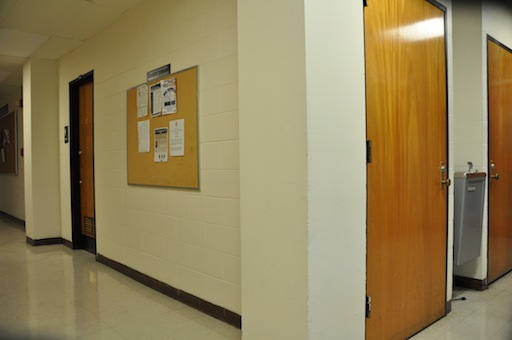
#> input picture DanaHallWay1/DSC_0281.JPG, 512 x 340 px; its folder holds 3 pictures in this run
$ python final.py   (older library calls are emulated)
#> lines starting #> are read from the running program, lines starting #| are printed output that depends on the picture; after the words box and inside, x2 and y2 are one past the last pixel; in counts of white or black regions, pixels touching at a corner belong together
import cv2
import argparse
import numpy as np
import os
from random import choices

def load_images(DIR):
    fn = [os.path.join(DIR, f) for f in sorted(os.listdir(DIR)) if f.endswith(".JPG")]
    return np.array([cv2.imread(f) for f in fn]), np.array(
        [cv2.imread(f, 0) for f in fn]
    )

def nonmax_suppression(img, window_size=5):
    """
    Apply non-maximum suppression to an image
    ## Returns:
        img_copy: a copy of the image with non-maximum suppression applied
    """
    img_copy = img.copy()
    img_min = img.min()

    p = window_size // 2
    for r, c in np.ndindex(img_copy.shape):
        # get window around specific pixel
        c_lower = max(0, c - p)
        c_upper = min(img_copy.shape[1], c + p)
        r_lower = max(0, r - p)
        r_upper = min(img_copy.shape[0], r + p)

        # set pixel to img_min so it is not included in max calculation
        temp = img_copy[r, c]
        img_copy[r, c] = img_min

        # if pixel is the max in the window, keep it, otherwise keep it img_min
        if temp > img_copy[r_lower:r_upper, c_lower:c_upper].max():
            img_copy[r, c] = temp

    return img_copy


def harris_corner_detector(image, gray, window_size=5, k=0.04, num_corners=500, slice_size=7):
    """
    Detect Harris corners in an image, returning their locations and neighborhoods
    ## Returns:
        corners: (num_corners, 2) array of (x, y) coordinates of the corners
        neighborhood: (num_corners, neighborhood_size, neighborhood_size) array of the neighborhoods around the corners
    """
    # Compute the gradients
    Ix = cv2.Sobel(gray, cv2.CV_64F, dx=1, dy=0, ksize=window_size)
    Iy = cv2.Sobel(gray, cv2.CV_64F, dx=0, dy=1, ksize=window_size)

    # Compute the products of the gradients
    Ix2 = Ix * Ix
    Iy2 = Iy * Iy
    Ixy = Ix * Iy

    # Compute the sums of the products of the gradients
    S2x = cv2.GaussianBlur(Ix2, (window_size, window_size), 0)
    S2y = cv2.GaussianBlur(Iy2, (window_size, window_size), 0)
    Sxy = cv2.GaussianBlur(Ixy, (window_size, window_size), 0)

    # Harris Corner Response
    R = np.empty(shape=S2x.shape, dtype=np.float32)
    p = slice_size // 2
    for i, j in np.ndindex(S2x.shape):
        # set edges to zero as we cannot give them features easily
        if i < p or i >= (R.shape[0] - p) or j < p or j >= (R.shape[1] - p):
            R[i, j] = 0
            continue
        # calculate R value
        C = np.array([[S2x[i, j], Sxy[i, j]], [Sxy[i, j], S2y[i, j]]])
        R[i, j] = np.linalg.det(C) - k * (np.trace(C) ** 2)

    # Calculate Non-maximum suppression
    Rs = nonmax_suppression(R)

    # Return the top num_corners corners by sorting and returning the indices
    corners = np.unravel_index(np.argsort(Rs, axis=None)[-num_corners:], R.shape)
    corners = np.stack((corners[1], corners[0]), axis=1)

    # Get the neighborhoods of the corners
    neighborhoods = np.empty((num_corners, slice_size, slice_size, image.shape[2]))
    for i, (x, y) in enumerate(corners):
        neighborhoods[i] = image[y - p:y + p + 1, x - p:x + p + 1]

    return corners, neighborhoods


def ncc(corners1, corners2, slices1, slices2, max_correspondences_per_feature=5):
    """
    Find correspondences between the two images, returned as a dictionary mapping the corners
    from image1 to the corners in image2

    ## Returns:
        correspondences: dictionary mapping (x1, y1) to (x2, y2)
    """
    correspondences = {}

    # Calculate mean for normalization
    f_bar = slices1.mean(axis=0, keepdims=True)
    g_bar = slices2.mean(axis=0, keepdims=True)
    # Calculate standard deviation for normalization
    f_std = np.linalg.norm(slices1, axis=0)
    g_std = np.linalg.norm(slices2, axis=0)

    found_features = {}
    for corner1, f in zip(corners1, slices1):
        best_ncc = -2
        best_corner = None

        f_hat = (f - f_bar) / f_std

        for corner2, g in zip(corners2, slices2):
            g_hat = (g - g_bar) / g_std
            Nfg = np.sum(f_hat * g_hat)

            if Nfg > best_ncc:
                best_corner = corner2
                best_ncc = Nfg

        if best_ncc < 0:
            continue

        count = found_features.get(tuple(best_corner), 0)
        if count < max_correspondences_per_feature:
            found_features[tuple(best_corner)] = count + 1
            correspondences[tuple(corner1)] = best_corner

    return correspondences


def ransac(correspondences):
    """
    Estimate the homography between the two images using the given correspondences
    ## Returns:
        homography: 3x3 homography matrix
    """
    # Implement RANSAC for homography estimation
    k = 1000 # Iterations
    N = 4 # Number of samples required
    H = None

    max_inliers = -1
    num_inliers = 0

    inliers = {}
    set_inliers = {}

    dist_threshold = 1

    for _ in range(k):
        set_inliers = {}
        num_inliers = 0

        # Sample 4 points from the correspondences
        points1 = choices(list(correspondences.keys()), k=4)
        points2 = [tuple(correspondences.get(p)) for p in points1]

        # Calculate homography
        h, status = cv2.findHomography(np.asarray(points1), np.asarray(points2))

        # Calculate inliers
        for c1, c2 in correspondences.items():
            # Get the points
            pt1 = np.array([c1[0], c1[1], 1])
            pt2 = np.array([c2[0], c2[1], 1])

            # Compute the homography transformation
            pt2_hat = np.matmul(h, pt1.T)
            # Normalize
            pt2_hat /= pt2_hat[2]
            # Calculate distance to expected point
            dist = np.linalg.norm(pt2 - pt2_hat)

            # Check if outlier
            if dist > dist_threshold:
                continue

            # Store inlier
            num_inliers += 1
            set_inliers[c1] = c2

        # Check if the homography is better than the previous one
        if num_inliers > max_inliers:
            max_inliers = num_inliers
            inliers = set_inliers
            H = h

    # Return homography and inliers
    return H, inliers


def warp_image(img1, img2, homography):
    """
    Warp one image onto the other one, blending overlapping pixels together to create
    a single image that shows the union of all pixels from both input images
    ## Returns:
        output: the blended image
    """

    left_img = img1.copy()
    right_img = img2.copy()
    # Check if img2 is to the left of img1
    if homography[0, 2] > 0:
        # Swap the images
        left_img, right_img = right_img, left_img
    else:
        homography = np.linalg.inv(homography)

    result = cv2.warpPerspective(right_img, homography,
                                   (left_img.shape[1] + right_img.shape[1], left_img.shape[0]))

    result[0:left_img.shape[0], 0:left_img.shape[1]] = left_img
    return result


##########################
# Display helper functions
##########################


def display_harris_corners(img1, corners1, img2=None, corners2=None):
    """
    Display the Harris corners on top of the image
    """
    img1_copy = img1.copy()
    for corner in corners1:
        cv2.circle(img1_copy, corner, 2, (0, 0, 255), -1)
    if img2 is not None:
        img2_copy = img2.copy()
        for corner in corners2:
            cv2.circle(img2_copy, corner, 2, (0, 0, 255), -1)
        cv2.imshow("harris corners", np.concatenate((img1_copy, img2_copy), axis=1))
        cv2.imwrite("output_harris_corners.jpg", np.concatenate((img1_copy, img2_copy), axis=1))
    else:
        cv2.imshow("harris corners", img1_copy)
        cv2.imwrite("output_harris_corners.jpg", img1_copy)


def display_correspondences(img1, img2, correspondences, inliers=None):
    """
    Display the correspondences between the two images one on top of the other with lines
    """

    images = np.concatenate((img1, img2), axis=1)
    for (c1r, c1c), (c2r, c2c) in correspondences.items():
        cv2.circle(images, (c1r, c1c), 2, (255, 0, 0), -1)
        cv2.circle(images, (c2r+img1.shape[1], c2c), 2, (255, 0, 0), -1)
        cv2.line(images, (c1r, c1c), (c2r+img1.shape[1], c2c), thickness=1, color=(0, 0, 255))
    if inliers is not None:
        for (c1r, c1c), (c2r, c2c) in inliers.items():
            cv2.line(images, (c1r, c1c), (c2r+img1.shape[1], c2c), thickness=1, color=(0, 255, 0))
    cv2.imshow("correspondences", images)
    cv2.imwrite("output_correspondences.jpg", images)


def main():
    # Read in Images
    DIR = "DanaHallWay1"  # --> k=0.0025
    # DIR = "DanaOffice" #--> k=0.01 (?)
    col, gray = load_images(DIR)
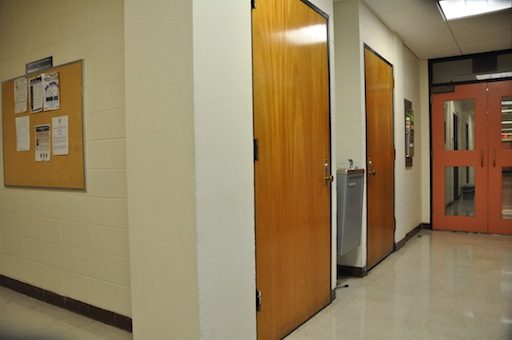
#> input picture DanaHallWay1/DSC_0282.JPG, 512 x 340 px
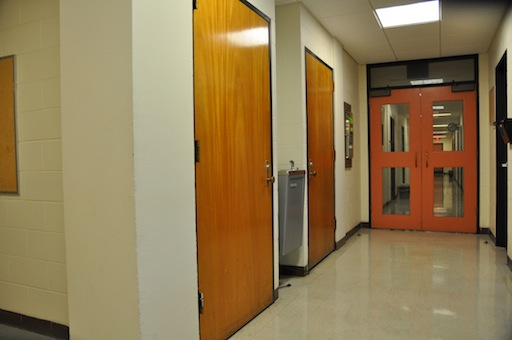
#> input picture DanaHallWay1/DSC_0283.JPG, 512 x 340 px

    image1, image2 = col[0], col[1]
#> image1 is the input picture: shape (340, 512, 3); mean B, G, R 91.1, 131.7, 148
#> image2 is the input picture: shape (340, 512, 3); mean B, G, R 92.9, 127.6, 147.4
    gray1, gray2 = gray[0], gray[1]

    cv2.imshow("input images", np.concatenate((image1, image2), axis=1))

    # Harris corner detection
    window_size = 5
    corners1, slices1 = harris_corner_detector(image1, gray1, window_size, slice_size=19)
#> in nonmax_suppression, `img_min = img.min()`: img_min = -9.13e+13
#> in harris_corner_detector, `corners = np.unravel_index(np.argsort(Rs, axis=None)[-num_corners:], R..`: corners = 500 positions, rows 9 to 330, columns 9 to 502
#> in harris_corner_detector, `corners = np.stack((corners[1], corners[0]), axis=1)`: corners = 500 pairs, first value 9 to 502, second value 9 to 330
#> the loop in harris_corner_detector, `for i, (x, y) in enumerate(corners):` made 500 passes
#> (x, y) on passes 1 to 3: (496, 84), (17, 178), (310, 299)
#> corners1 has the same summary as corners in harris_corner_detector
    corners2, slices2 = harris_corner_detector(image2, gray2, window_size, slice_size=19)
#> call 2 of harris_corner_detector, with window_size = 5, k = 0.04, num_corners = 500, slice_size = 19
#> after the loop in harris_corner_detector (call 2), `for i, j in np.ndindex(S2x.shape):`:
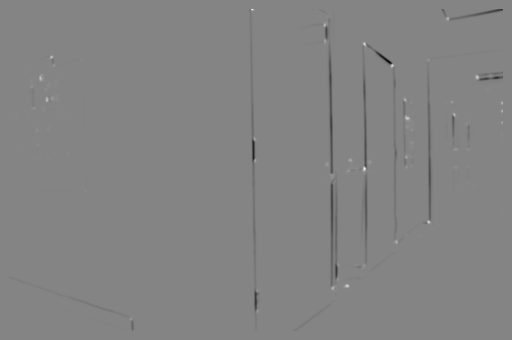
#> R: shape (340, 512) float32; min -1.11e+14, max 1.02e+14, mean -5.25e+11; drawn with min black and max white
#> call 2 of nonmax_suppression, with window_size = 5
#> in nonmax_suppression (call 2), `img_min = img.min()`: img_min = -1.11e+14
#> after the loop in nonmax_suppression (call 2), `for r, c in np.ndindex(img_copy.shape):`:
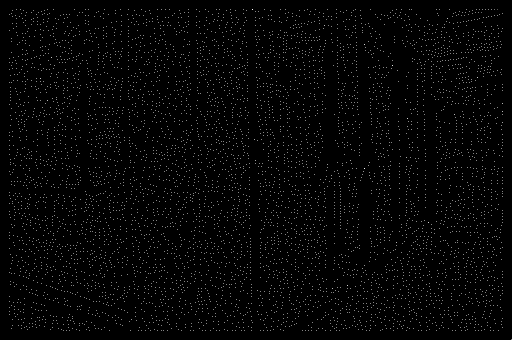
#> img_copy: shape (340, 512) float32; min -1.11e+14, max 1.02e+14, mean -1.07e+14; drawn with min black and max white
#> in harris_corner_detector (call 2), `corners = np.unravel_index(np.argsort(Rs, axis=None)[-num_corners:], R..`: corners = 500 positions, rows 9 to 330, columns 11 to 502
#> in harris_corner_detector (call 2), `corners = np.stack((corners[1], corners[0]), axis=1)`: corners = 500 pairs, first value 11 to 502, second value 9 to 330
#> the loop in harris_corner_detector (call 2), `for i, (x, y) in enumerate(corners):` made 500 passes
#> (x, y) on passes 1 to 3: (387, 90), (270, 45), (286, 49)
#> corners2 has the same summary as corners in harris_corner_detector
    display_harris_corners(image1, corners1, image2, corners2)
#> the loop in display_harris_corners, `for corner in corners1:` made 500 passes
#> after the loop in display_harris_corners, `for corner in corners1:`:
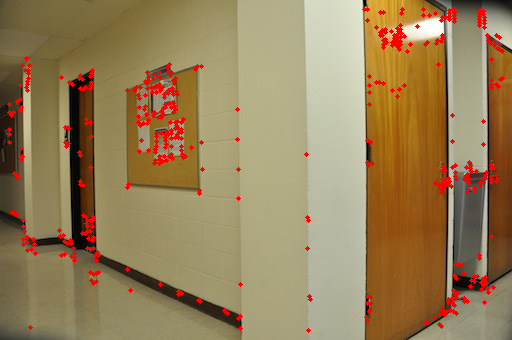
#> img1_copy: shape (340, 512, 3); 3.45% of pixels changed, all inside (x1, y1, x2, y2) = (7, 7, 505, 333)
#> the loop in display_harris_corners, `for corner in corners2:` made 500 passes
#> after the loop in display_harris_corners, `for corner in corners2:`: img2_copy: shape (340, 512, 3); 3.47% of pixels changed, all inside (x1, y1, x2, y2) = (9, 7, 505, 333)

    # Compute NCC for correspondences
    correspondences = ncc(corners1, corners2, slices1, slices2)
#> the loop in ncc, `for corner1, f in zip(corners1, slices1):` made 500 passes
#> (corner1, count) on passes 1 to 3: ([496, 84], 0), ([17, 178], 0), ([310, 299], 0)

    # Perform RANSAC to estimate the homography matrix
    homography, inliers = ransac(correspondences)
    print("Homography: \n", homography)
#| Homography:
#|  [[ 1.30337396e+00  6.08172737e-04 -1.64120657e+02]
#|  [ 8.99358882e-02  1.16188693e+00 -2.68963040e+01]
#|  [ 6.07916360e-04 -3.38477689e-05  1.00000000e+00]]
    display_correspondences(image1, image2, correspondences, inliers)
#> the loop in display_correspondences, `for (c1r, c1c), (c2r, c2c) in correspondences.items():` made 233 passes
#> (c1r, c1c, c2r, c2c) on passes 1 to 3: (496, 84, 374, 173), (17, 178, 498, 56), (310, 299, 302, 31)
#> the loop in display_correspondences, `for (c1r, c1c), (c2r, c2c) in inliers.items():` made 24 passes
#> (c1r, c1c, c2r, c2c) on passes 1 to 12: (454, 305, 338, 291), (499, 37, 374, 46), (437, 40, 320, 46), (173, 80, 56, 74), (238, 318, 129, 321), (153, 115, 33, 111), (175, 78, 58, 72), (175, 109, 58, 105), (170, 75, 53, 68), (156, 136, 37, 133), (483, 182, 361, 177), (173, 112, 56, 108)
#> after the loop in display_correspondences, `for (c1r, c1c), (c2r, c2c) in inliers.items():`:
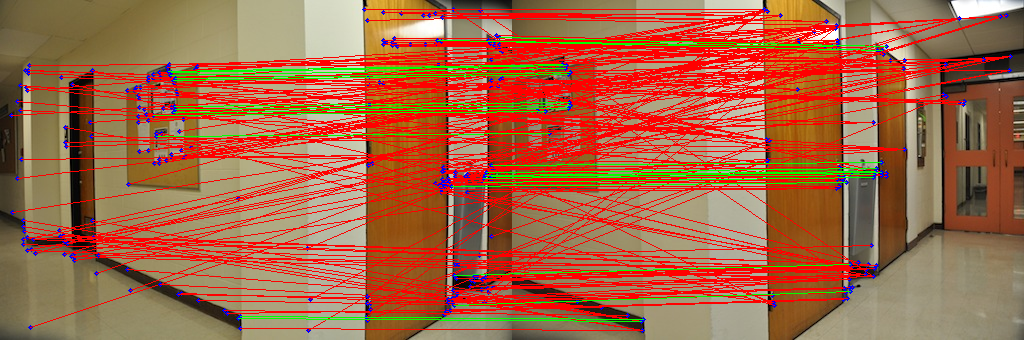
#> images: shape (340, 1024, 3); mean B, G, R 69.1, 101.1, 165.1

    # Warp one image onto the other and blend overlapping pixels
    output = warp_image(image1, image2, homography)
#> in warp_image, `result[0:left_img.shape[0], 0:left_img.shape[1]] = left_img`:
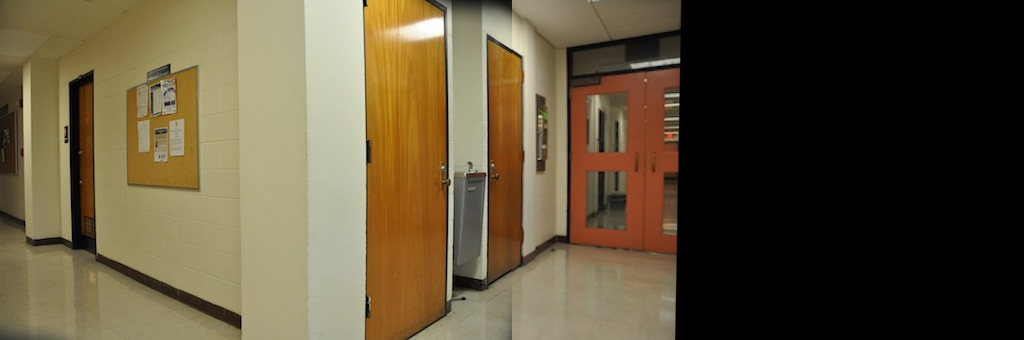
#> result: shape (340, 1024, 3); mean B, G, R 57.5, 81.9, 94.1

    # Save and display the output image
    cv2.imwrite("output_final.jpg", output)
    cv2.imshow("output final", output)
    cv2.waitKey(0)


if __name__ == "__main__":
    main()
